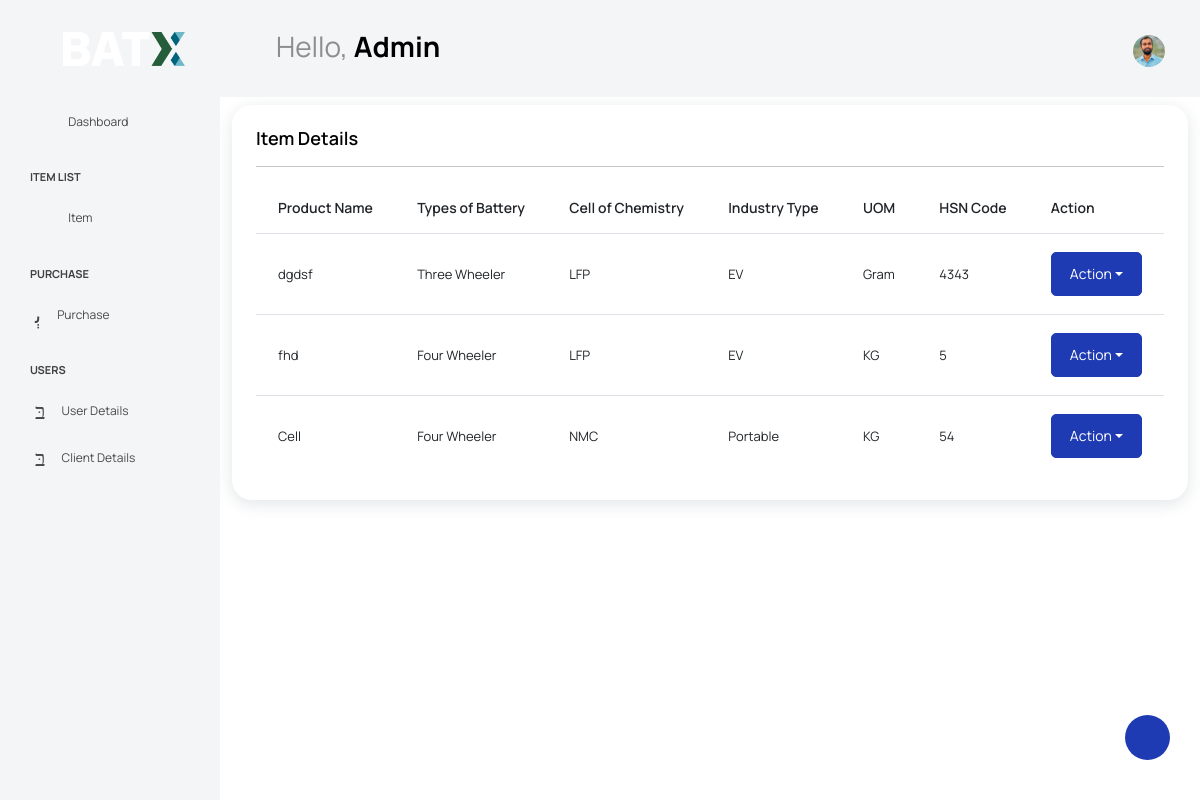
The page /product/ (signed in) on the database its author committed.
### inventory/models.py (models this page shows, shortened)
class CustomUser(AbstractUser):
    username=None
    phone=models.CharField(max_length=10,unique=True)
    email=models.EmailField(max_length=100,unique=True,null=False)
    name=models.CharField(max_length=40)
    user_pic=models.ImageField(upload_to="user_pic",null=True)
    user_Type = models.CharField(max_length=40,choices=UType, null=True)
    department = models.CharField( max_length=40,choices=ProcessName,null=True)
    location = models.CharField(max_length=40,choices=Loaction,null=True)
    USERNAME_FIELD='email'
    REQUIRED_FIELDS=[]
    objects=UserManager()

class Product(models.Model):
    product = models.CharField(max_length=40, null=True)
    types_of_Battery=models.CharField(max_length=100, choices=CATEGORY6, null=True)
    cell_Chemistry = models.CharField(max_length=100, choices=CATEGORY, null=True)
    Industry_Type = models.CharField(max_length=20, choices=CATEGORY1, null=True)
    UOM = models.CharField(max_length=10,choices=CATEGORY2, null=True)
    HSN_Code= models.PositiveIntegerField(null=True)

### inventory/views.py (the view)
# urls.py: path("product/", views.product, name="product"),
@login_required
def product(request):
    product = Product.objects.all()
    return render(request, 'inventory/product.html', {"title": "All Item",'product': product})

### inventory/templates/inventory/product.html (shortened to what this page needs)
{% extends 'inventory/base.html' %}
{% load crispy_forms_tags %}
{% block content %}
<div class="main-panel">
<div class="container my-2">
        <div class="card">
            <div class="card-body">
                <div class="col">
                    <h4 class="card-title">Item Details</h4>
                    <hr>
                    <div class="table-responsive" style="max-width:970px;">
                        <table class="table table-hover">
                            <thead>
                                <tr>
                                    <th scope="col">Product Name</th>
                                    <th scope="col">Types of Battery</th>
                                    <th scope="col">Cell of Chemistry</th>
                                    <th scope="col">Industry Type</th>
                                    <th scope="col">UOM</th>
                                    <th scope="col">HSN Code</th>
                                    <th scope="col">Action</th>
                                </tr>
                            </thead>
                            <tbody>
                                {% for product in product %}
                                <tr>
                                    <td>{{ product.product }}</td>
                                    <td>{{ product.types_of_Battery }}</td>
                                    <td>{{ product.cell_Chemistry }}</td>
                                    <td>{{ product.Industry_Type }}</td>
                                    <td>{{ product.UOM }}</td>
                                    <td>{{ product.HSN_Code }}</td>
                                    <td>
                                        <div class="btn-group">
                                          <button type="button" class="btn btn-primary dropdown-toggle dropdown-toggle-split" data-bs-toggle="dropdown" aria-expanded="false">
                                            Action <span class="visually-hidden">Toggle Dropdown</span>
                                          </button>
                                        </div>
                                      </td>
                                </tr>
                                {% endfor %}
                            </tbody>
                        </table>
                    </div>
            </div>
        </div>
    </div>
</div>
{% endblock %}

### inventory/templates/inventory/base.html (shortened to what this page needs)
{% load static %}
<!DOCTYPE html>
<html lang="en">
<head>
  <link rel="stylesheet" href="{% static 'inventory/vendors/feather/feather.css'%}">
  <link rel="stylesheet" href="{% static 'inventory/vendors/mdi/css/materialdesignicons.min.css'%}">
  <link rel="stylesheet" href="{% static 'inventory/vendors/ti-icons/css/themify-icons.css'%}">
  <link rel="stylesheet" href="{% static 'inventory/vendors/typicons/typicons.css'%}">
  <link rel="stylesheet" href="{% static 'inventory/vendors/simple-line-icons/css/simple-line-icons.css'%}">
  <link rel="stylesheet" href="{% static 'inventory/vendors/css/vendor.bundle.base.css'%}">
  <link rel="stylesheet" href="{% static 'inventory/vendors/datatables.net-bs4/dataTables.bootstrap4.css'%}">
  <link rel="stylesheet" href="{% static 'inventory/js/select.dataTables.min.css'%}">
  <link rel="stylesheet" href="{% static 'inventory/css/vertical-layout-light/style.css'%}">
</head>
<body>
  {% if user.is_authenticated and user.is_staff and user.is_superuser %}
  <div class="container-scroller">
      <nav class="navbar default-layout col-lg-12 col-12 p-0 fixed-top d-flex align-items-top flex-row">
          <div class="text-center navbar-brand-wrapper d-flex align-items-center justify-content-start">
              <div class="me-3">
                  <button class="navbar-toggler navbar-toggler align-self-center" type="button" data-bs-toggle="minimize">
                      <span class="icon-menu"></span>
                  </button>
              </div>
              <div>
                  <a class="navbar-brand brand-logo" href="{% url 'dash' %}">
                      <img src="{%static 'inventory/images/logo.png'%}" alt="logo" />
                  </a>
              </div>
          </div>
          <div class="navbar-menu-wrapper d-flex align-items-top">
              <ul class="navbar-nav">
                  <li class="nav-item font-weight-semibold d-none d-lg-block ms-0">
                      <h1 class="welcome-text">Hello, <span class="text-black fw-bold">{{user.name}}</span></h1>
                  </li>
              </ul>
              <ul class="navbar-nav ms-auto">
                  <li class="nav-item dropdown d-none d-lg-block user-dropdown">
                      <a class="nav-link" id="UserDropdown" href="#" data-bs-toggle="dropdown" aria-expanded="false">
                        {% if user.user_pic %}
                        <img class="img-xs rounded-circle" src="{{ user.user_pic.url }}" alt="logo" width="100" height="100">
                    {% else %}
                        <img class="img-xs rounded-circle" src="{%static 'inventory/images/faces/face8.jpg'%}"  alt="Default image">
                    {% endif %}
                      </a>
                  </li>
              </ul>
          </div>
      </nav>
      <div class="container-fluid page-body-wrapper">
          <div class="theme-setting-wrapper">
              <div id="settings-trigger"><i class="ti-settings"></i></div>
          </div>
          <nav class="sidebar sidebar-offcanvas" id="sidebar">
              <ul class="nav">
                  <li class="nav-item">
                      <a class="nav-link" href="{% url 'dash' %}">
                          <i class="mdi mdi-grid-large menu-icon"></i>
                          <span class="menu-title">Dashboard</span>
                      </a>
                  </li>
                  <li class="nav-item nav-category">Item List</li>
                  <li class="nav-item">
                    <a class="nav-link" data-bs-toggle="collapse" href="#ui-basic" aria-expanded="false" aria-controls="ui-basic">
                      <i class="menu-icon mdi mdi-floor-plan"></i>
                      <span class="menu-title">Item</span>
                      <i class="menu-arrow"></i>
                    </a>
                  </li>
                  <li class="nav-item nav-category">Purchase</li>
          <li class="nav-item">
            <a class="nav-link" data-bs-toggle="collapse" href="#form-elements" aria-expanded="false" aria-controls="form-elements">
              <i class="menu-icon mdi mdi-card-text-outline"></i>
              <span class="menu-title">Purchase</span>
              <i class="menu-arrow"></i>
            </a>
          </li>
          <li class="nav-item nav-category">Users</li>
          <li class="nav-item">
            <a class="nav-link" data-bs-toggle="collapse" href="#user-details" aria-expanded="false" aria-controls="user-details">
              <i class="menu-icon mdi mdi-account-circle-outline"></i>
              <span class="menu-title">User Details</span>
              <i class="menu-arrow"></i>
            </a>
          </li>
          <li class="nav-item">
            <a class="nav-link" data-bs-toggle="collapse" href="#client-details" aria-expanded="false" aria-controls="client-details">
              <i class="menu-icon mdi mdi-account-circle-outline"></i>
              <span class="menu-title">Client Details</span>
              <i class="menu-arrow"></i>
            </a>
          </li>
          </nav>
          {% endif %}
          {% block content%}
          {% endblock %}
      </div>
  </div>
</body>
</html>

### rows shown on the page
CustomUser: name "Admin", user_pic (picture)
Product: product "dgdsf", types_of_Battery "Three Wheeler", cell_Chemistry "LFP", Industry_Type "EV", UOM "Gram", HSN_Code "4343"
Product: product "fhd", types_of_Battery "Four Wheeler", cell_Chemistry "LFP", Industry_Type "EV", UOM "KG", HSN_Code "5"
Product: product "Cell", types_of_Battery "Four Wheeler", cell_Chemistry "NMC", Industry_Type "Portable", UOM "KG", HSN_Code "54"
